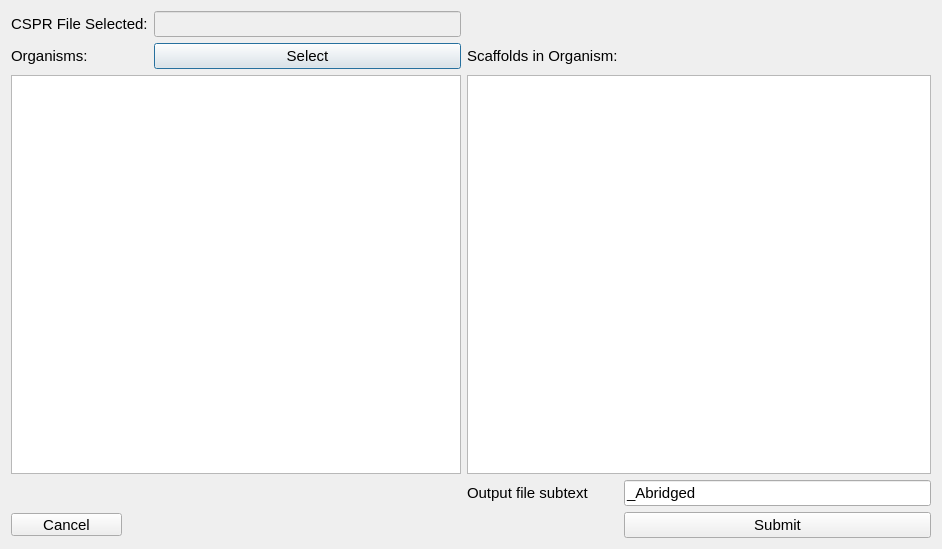
<?xml version="1.0" encoding="UTF-8"?>
<ui version="4.0">
 <class>CSPR_Chromesome_Selection</class>
 <widget class="QDialog" name="CSPR_Chromesome_Selection">
  <property name="geometry">
   <rect>
    <x>0</x>
    <y>0</y>
    <width>942</width>
    <height>549</height>
   </rect>
  </property>
  <property name="font">
   <font>
    <pointsize>11</pointsize>
   </font>
  </property>
  <property name="windowTitle">
   <string>Dialog</string>
  </property>
  <layout class="QGridLayout" name="gridLayout">
   <item row="0" column="1">
    <widget class="QLineEdit" name="file_name_line_edit">
     <property name="enabled">
      <bool>false</bool>
     </property>
     <property name="toolTip">
      <string>&lt;html&gt;&lt;head/&gt;&lt;body&gt;&lt;p&gt;File given to pull data from&lt;/p&gt;&lt;/body&gt;&lt;/html&gt;</string>
     </property>
    </widget>
   </item>
   <item row="1" column="1">
    <widget class="QPushButton" name="select_button">
     <property name="toolTip">
      <string>&lt;html&gt;&lt;head/&gt;&lt;body&gt;&lt;p&gt;Select the CSPR file, and show the chromesomes in that file.&lt;br/&gt;Only 1 CSPR is selectable.&lt;/p&gt;&lt;/body&gt;&lt;/html&gt;</string>
     </property>
     <property name="text">
      <string>Select</string>
     </property>
    </widget>
   </item>
   <item row="1" column="2">
    <widget class="QLabel" name="chrom_in_file_label">
     <property name="text">
      <string>Scaffolds in Organism:</string>
     </property>
    </widget>
   </item>
   <item row="0" column="0">
    <widget class="QLabel" name="cspr_file_name_label">
     <property name="text">
      <string>CSPR File Selected:</string>
     </property>
    </widget>
   </item>
   <item row="2" column="2" colspan="2">
    <widget class="QTableWidget" name="chromosome_table">
     <property name="verticalScrollMode">
      <enum>QAbstractItemView::ScrollPerPixel</enum>
     </property>
     <property name="horizontalScrollMode">
      <enum>QAbstractItemView::ScrollPerPixel</enum>
     </property>
    </widget>
   </item>
   <item row="2" column="0" colspan="2">
    <widget class="QTableWidget" name="cspr_files_available_table">
     <property name="verticalScrollMode">
      <enum>QAbstractItemView::ScrollPerPixel</enum>
     </property>
     <property name="horizontalScrollMode">
      <enum>QAbstractItemView::ScrollPerPixel</enum>
     </property>
    </widget>
   </item>
   <item row="3" column="3">
    <widget class="QLineEdit" name="output_file_name">
     <property name="toolTip">
      <string>&lt;html&gt;&lt;head/&gt;&lt;body&gt;&lt;p&gt;This chooses what the subtext for the file name will be.&lt;/p&gt;&lt;p&gt;It will always be the name of the file give, plus the subtext.&lt;/p&gt;&lt;p&gt;Default is &amp;quot;Abridged&amp;quot;&lt;/p&gt;&lt;/body&gt;&lt;/html&gt;</string>
     </property>
     <property name="text">
      <string>_Abridged</string>
     </property>
    </widget>
   </item>
   <item row="1" column="0">
    <widget class="QLabel" name="available_cspr_label">
     <property name="maximumSize">
      <size>
       <width>100</width>
       <height>16</height>
      </size>
     </property>
     <property name="text">
      <string>Organisms:</string>
     </property>
    </widget>
   </item>
   <item row="3" column="2">
    <widget class="QLabel" name="output_file_subtext_label">
     <property name="text">
      <string>Output file subtext</string>
     </property>
    </widget>
   </item>
   <item row="6" column="1" colspan="2">
    <spacer name="horizontalSpacer">
     <property name="orientation">
      <enum>Qt::Horizontal</enum>
     </property>
     <property name="sizeHint" stdset="0">
      <size>
       <width>40</width>
       <height>20</height>
      </size>
     </property>
    </spacer>
   </item>
   <item row="6" column="0">
    <widget class="QPushButton" name="cancel_button">
     <property name="minimumSize">
      <size>
       <width>111</width>
       <height>23</height>
      </size>
     </property>
     <property name="maximumSize">
      <size>
       <width>111</width>
       <height>23</height>
      </size>
     </property>
     <property name="text">
      <string>Cancel</string>
     </property>
    </widget>
   </item>
   <item row="6" column="3">
    <widget class="QPushButton" name="submit_button">
     <property name="minimumSize">
      <size>
       <width>111</width>
       <height>23</height>
      </size>
     </property>
     <property name="maximumSize">
      <size>
       <width>89999</width>
       <height>9999</height>
      </size>
     </property>
     <property name="toolTip">
      <string>&lt;html&gt;&lt;head/&gt;&lt;body&gt;&lt;p&gt;This submits the chromesomes selected.&lt;/p&gt;&lt;p&gt;It will go into the CSPR file provided, and pull out the data from the chromesomes selected.&lt;/p&gt;&lt;p&gt;&lt;br/&gt;&lt;/p&gt;&lt;p&gt;Once that is done, it will write a new CSPR file with only the data that is wanted.&lt;/p&gt;&lt;/body&gt;&lt;/html&gt;</string>
     </property>
     <property name="text">
      <string>Submit</string>
     </property>
    </widget>
   </item>
  </layout>
 </widget>
 <resources/>
 <connections/>
</ui>
